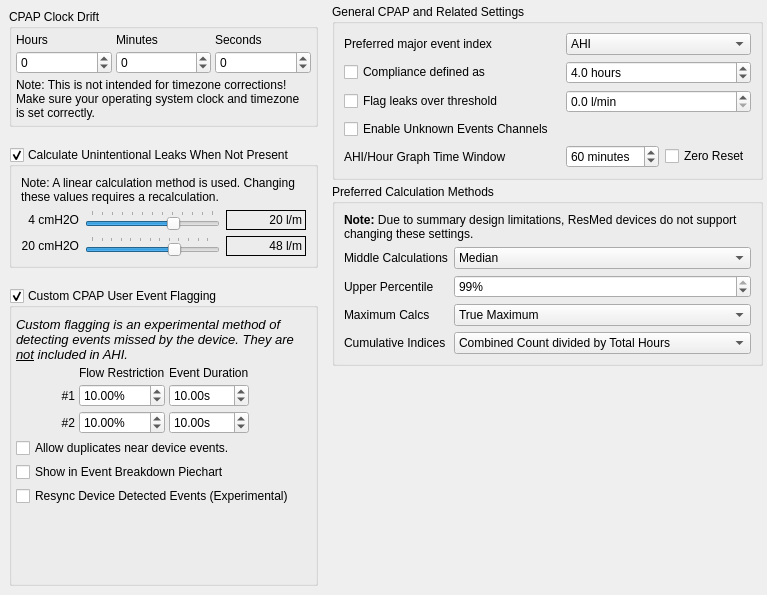
        <widget class="QWidget" name="tabCPAP">
         <attribute name="title">
          <string>&amp;CPAP</string>
         </attribute>
         <layout class="QGridLayout" name="gridLayout_8">
          <property name="leftMargin">
           <number>4</number>
          </property>
          <property name="topMargin">
           <number>4</number>
          </property>
          <property name="rightMargin">
           <number>4</number>
          </property>
          <property name="bottomMargin">
           <number>4</number>
          </property>
          <property name="spacing">
           <number>4</number>
          </property>
          <item row="0" column="0" rowspan="2">
           <layout class="QVBoxLayout" name="verticalLayout_4">
            <property name="spacing">
             <number>20</number>
            </property>
            <property name="sizeConstraint">
             <enum>QLayout::SetMinimumSize</enum>
            </property>
            <property name="leftMargin">
             <number>5</number>
            </property>
            <property name="topMargin">
             <number>5</number>
            </property>
            <property name="rightMargin">
             <number>5</number>
            </property>
            <property name="bottomMargin">
             <number>5</number>
            </property>
            <item>
             <widget class="QGroupBox" name="groupBox_9">
              <property name="sizePolicy">
               <sizepolicy hsizetype="Expanding" vsizetype="Preferred">
                <horstretch>0</horstretch>
                <verstretch>0</verstretch>
               </sizepolicy>
              </property>
              <property name="title">
               <string>CPAP Clock Drift</string>
              </property>
              <layout class="QGridLayout" name="gridLayout_15">
               <property name="leftMargin">
                <number>4</number>
               </property>
               <property name="topMargin">
                <number>4</number>
               </property>
               <property name="rightMargin">
                <number>4</number>
               </property>
               <property name="bottomMargin">
                <number>4</number>
               </property>
               <property name="spacing">
                <number>4</number>
               </property>
               <item row="2" column="0" colspan="3">
                <widget class="QLabel" name="label_7">
                 <property name="sizePolicy">
                  <sizepolicy hsizetype="Preferred" vsizetype="Minimum">
                   <horstretch>0</horstretch>
                   <verstretch>0</verstretch>
                  </sizepolicy>
                 </property>
                 <property name="text">
                  <string>&lt;html&gt;&lt;head/&gt;&lt;body&gt;&lt;p&gt;Note: This is not intended for timezone corrections! Make sure your operating system clock and timezone is set correctly.&lt;/p&gt;&lt;/body&gt;&lt;/html&gt;</string>
                 </property>
                 <property name="wordWrap">
                  <bool>true</bool>
                 </property>
                </widget>
               </item>
               <item row="1" column="2">
                <widget class="QSpinBox" name="clockDriftSeconds">
                 <property name="minimum">
                  <number>-9999</number>
                 </property>
                 <property name="maximum">
                  <number>9999</number>
                 </property>
                </widget>
               </item>
               <item row="0" column="1">
                <widget class="QLabel" name="label_17">
                 <property name="text">
                  <string>Minutes</string>
                 </property>
                </widget>
               </item>
               <item row="1" column="1">
                <widget class="QSpinBox" name="clockDriftMinutes">
                 <property name="minimum">
                  <number>-59</number>
                 </property>
                 <property name="maximum">
                  <number>59</number>
                 </property>
                 <property name="value">
                  <number>0</number>
                 </property>
                </widget>
               </item>
               <item row="1" column="0">
                <widget class="QSpinBox" name="clockDriftHours">
                 <property name="minimum">
                  <number>-99</number>
                 </property>
                </widget>
               </item>
               <item row="0" column="0">
                <widget class="QLabel" name="label_9">
                 <property name="text">
                  <string>Hours</string>
                 </property>
                </widget>
               </item>
               <item row="0" column="2">
                <widget class="QLabel" name="label_31">
                 <property name="text">
                  <string>Seconds</string>
                 </property>
                </widget>
               </item>
              </layout>
             </widget>
            </item>
            <item>
             <widget class="QGroupBox" name="calculateUnintentionalLeaks">
              <property name="sizePolicy">
               <sizepolicy hsizetype="Preferred" vsizetype="Minimum">
                <horstretch>0</horstretch>
                <verstretch>0</verstretch>
               </sizepolicy>
              </property>
              <property name="toolTip">
               <string>This calculation requires Total Leaks data to be provided by the CPAP device. (Eg, PRS1, but not ResMed, which has these already)

The Unintentional Leak calculations used here are linear, they don't model the mask vent curve.

If you use a few different masks, pick average values instead. It should still be close enough.</string>
              </property>
              <property name="title">
               <string>Calculate Unintentional Leaks When Not Present</string>
              </property>
              <property name="checkable">
               <bool>true</bool>
              </property>
              <layout class="QGridLayout" name="gridLayout_11">
               <item row="2" column="1">
                <widget class="QSlider" name="maskLeaks20Slider">
                 <property name="toolTip">
                  <string>Your masks vent rate at 20 cmH2O pressure</string>
                 </property>
                 <property name="minimum">
                  <number>300</number>
                 </property>
                 <property name="maximum">
                  <number>550</number>
                 </property>
                 <property name="pageStep">
                  <number>10</number>
                 </property>
                 <property name="value">
                  <number>470</number>
                 </property>
                 <property name="orientation">
                  <enum>Qt::Horizontal</enum>
                 </property>
                 <property name="tickPosition">
                  <enum>QSlider::TicksAbove</enum>
                 </property>
                 <property name="tickInterval">
                  <number>20</number>
                 </property>
                </widget>
               </item>
               <item row="2" column="2">
                <widget class="QLabel" name="maskLeaks20Label">
                 <property name="sizePolicy">
                  <sizepolicy hsizetype="Fixed" vsizetype="Preferred">
                   <horstretch>0</horstretch>
                   <verstretch>0</verstretch>
                  </sizepolicy>
                 </property>
                 <property name="minimumSize">
                  <size>
                   <width>80</width>
                   <height>0</height>
                  </size>
                 </property>
                 <property name="frameShape">
                  <enum>QFrame::Box</enum>
                 </property>
                 <property name="text">
                  <string notr="true">48 l/m</string>
                 </property>
                 <property name="scaledContents">
                  <bool>true</bool>
                 </property>
                 <property name="alignment">
                  <set>Qt::AlignRight|Qt::AlignTrailing|Qt::AlignVCenter</set>
                 </property>
                </widget>
               </item>
               <item row="1" column="1">
                <widget class="QSlider" name="maskLeaks4Slider">
                 <property name="toolTip">
                  <string>Your masks vent rate at 4 cmH2O pressure</string>
                 </property>
                 <property name="minimum">
                  <number>120</number>
                 </property>
                 <property name="maximum">
                  <number>240</number>
                 </property>
                 <property name="singleStep">
                  <number>1</number>
                 </property>
                 <property name="pageStep">
                  <number>10</number>
                 </property>
                 <property name="value">
                  <number>201</number>
                 </property>
                 <property name="orientation">
                  <enum>Qt::Horizontal</enum>
                 </property>
                 <property name="invertedAppearance">
                  <bool>false</bool>
                 </property>
                 <property name="tickPosition">
                  <enum>QSlider::TicksAbove</enum>
                 </property>
                </widget>
               </item>
               <item row="1" column="0">
                <widget class="QLabel" name="label_20">
                 <property name="text">
                  <string>4 cmH2O</string>
                 </property>
                 <property name="alignment">
                  <set>Qt::AlignRight|Qt::AlignTrailing|Qt::AlignVCenter</set>
                 </property>
                </widget>
               </item>
               <item row="2" column="0">
                <widget class="QLabel" name="label_36">
                 <property name="text">
                  <string>20 cmH2O</string>
                 </property>
                 <property name="alignment">
                  <set>Qt::AlignRight|Qt::AlignTrailing|Qt::AlignVCenter</set>
                 </property>
                </widget>
               </item>
               <item row="1" column="2">
                <widget class="QLabel" name="maskLeaks4Label">
                 <property name="minimumSize">
                  <size>
                   <width>80</width>
                   <height>0</height>
                  </size>
                 </property>
                 <property name="frameShape">
                  <enum>QFrame::Box</enum>
                 </property>
                 <property name="text">
                  <string notr="true">20 l/m</string>
                 </property>
                 <property name="scaledContents">
                  <bool>true</bool>
                 </property>
                 <property name="alignment">
                  <set>Qt::AlignRight|Qt::AlignTrailing|Qt::AlignVCenter</set>
                 </property>
                </widget>
               </item>
               <item row="0" column="0" colspan="3">
                <widget class="QLabel" name="label_39">
                 <property name="text">
                  <string>Note: A linear calculation method is used. Changing these values requires a recalculation.</string>
                 </property>
                 <property name="wordWrap">
                  <bool>true</bool>
                 </property>
                </widget>
               </item>
              </layout>
             </widget>
            </item>
            <item>
             <widget class="QGroupBox" name="customEventGroupbox">
              <property name="sizePolicy">
               <sizepolicy hsizetype="Preferred" vsizetype="Minimum">
                <horstretch>0</horstretch>
                <verstretch>0</verstretch>
               </sizepolicy>
              </property>
              <property name="toolTip">
               <string>Enable/disable experimental event flagging enhancements. 
It allows detecting borderline events, and some the device missed.
This option must be enabled before import, otherwise a purge is required.</string>
              </property>
              <property name="title">
               <string>Custom CPAP User Event Flagging</string>
              </property>
              <property name="flat">
               <bool>false</bool>
              </property>
              <property name="checkable">
               <bool>true</bool>
              </property>
              <layout class="QGridLayout" name="gridLayout_6">
               <property name="leftMargin">
                <number>4</number>
               </property>
               <property name="topMargin">
                <number>9</number>
               </property>
               <property name="rightMargin">
                <number>4</number>
               </property>
               <property name="bottomMargin">
                <number>4</number>
               </property>
               <property name="spacing">
                <number>4</number>
               </property>
               <item row="3" column="2">
                <widget class="QDoubleSpinBox" name="apneaDuration2">
                 <property name="suffix">
                  <string>s</string>
                 </property>
                 <property name="value">
                  <double>10.000000000000000</double>
                 </property>
                </widget>
               </item>
               <item row="3" column="1">
                <widget class="QDoubleSpinBox" name="apneaFlowRestriction2">
                 <property name="suffix">
                  <string notr="true">%</string>
                 </property>
                 <property name="value">
                  <double>10.000000000000000</double>
                 </property>
                </widget>
               </item>
               <item row="6" column="0" colspan="4">
                <widget class="QCheckBox" name="resyncMachineDetectedEvents">
                 <property name="toolTip">
                  <string>This experimental option attempts to use OSCAR's event flagging system to improve device detected event positioning.</string>
                 </property>
                 <property name="text">
                  <string>Resync Device Detected Events (Experimental)</string>
                 </property>
                </widget>
               </item>
               <item row="7" column="0">
                <spacer name="verticalSpacer_40">
                 <property name="orientation">
                  <enum>Qt::Vertical</enum>
                 </property>
                 <property name="sizeHint" stdset="0">
                  <size>
                   <width>20</width>
                   <height>40</height>
                  </size>
                 </property>
                </spacer>
               </item>
               <item row="3" column="0">
                <widget class="QLabel" name="label_50">
                 <property name="text">
                  <string notr="true">#2</string>
                 </property>
                 <property name="alignment">
                  <set>Qt::AlignRight|Qt::AlignTrailing|Qt::AlignVCenter</set>
                 </property>
                </widget>
               </item>
               <item row="1" column="1">
                <widget class="QLabel" name="label_35">
                 <property name="sizePolicy">
                  <sizepolicy hsizetype="Fixed" vsizetype="Minimum">
                   <horstretch>0</horstretch>
                   <verstretch>0</verstretch>
                  </sizepolicy>
                 </property>
                 <property name="text">
                  <string>Flow Restriction</string>
                 </property>
                </widget>
               </item>
               <item row="0" column="0" colspan="4">
                <widget class="QLabel" name="label_34">
                 <property name="sizePolicy">
                  <sizepolicy hsizetype="Preferred" vsizetype="Minimum">
                   <horstretch>0</horstretch>
                   <verstretch>0</verstretch>
                  </sizepolicy>
                 </property>
                 <property name="font">
                  <font>
                   <italic>true</italic>
                  </font>
                 </property>
                 <property name="text">
                  <string>&lt;html&gt;&lt;head/&gt;&lt;body&gt;&lt;p&gt;&lt;span style=&quot; font-family:'Sans'; font-size:10pt;&quot;&gt;Custom flagging is an experimental method of detecting events missed by the device. They are &lt;/span&gt;&lt;span style=&quot; font-family:'Sans'; font-size:10pt; text-decoration: underline;&quot;&gt;not&lt;/span&gt;&lt;span style=&quot; font-family:'Sans'; font-size:10pt;&quot;&gt; included in AHI.&lt;/span&gt;&lt;/p&gt;&lt;/body&gt;&lt;/html&gt;</string>
                 </property>
                 <property name="alignment">
                  <set>Qt::AlignLeading|Qt::AlignLeft|Qt::AlignTop</set>
                 </property>
                 <property name="wordWrap">
                  <bool>true</bool>
                 </property>
                </widget>
               </item>
               <item row="2" column="1">
                <widget class="QDoubleSpinBox" name="apneaFlowRestriction">
                 <property name="sizePolicy">
                  <sizepolicy hsizetype="Minimum" vsizetype="Fixed">
                   <horstretch>0</horstretch>
                   <verstretch>0</verstretch>
                  </sizepolicy>
                 </property>
                 <property name="toolTip">
                  <string>Percentage of restriction in airflow from the median value. 
A value of 20% works well for detecting apneas. </string>
                 </property>
                 <property name="suffix">
                  <string notr="true">%</string>
                 </property>
                 <property name="value">
                  <double>10.000000000000000</double>
                 </property>
                </widget>
               </item>
               <item row="5" column="0" colspan="4">
                <widget class="QCheckBox" name="showUserFlagsInPie">
                 <property name="text">
                  <string>Show in Event Breakdown Piechart</string>
                 </property>
                </widget>
               </item>
               <item row="2" column="2">
                <widget class="QDoubleSpinBox" name="apneaDuration">
                 <property name="toolTip">
                  <string>Duration of airflow restriction</string>
                 </property>
                 <property name="suffix">
                  <string>s</string>
                 </property>
                 <property name="minimum">
                  <double>1.000000000000000</double>
                 </property>
                 <property name="value">
                  <double>10.000000000000000</double>
                 </property>
                </widget>
               </item>
               <item row="2" column="0">
                <widget class="QLabel" name="label_49">
                 <property name="text">
                  <string notr="true">#1</string>
                 </property>
                 <property name="alignment">
                  <set>Qt::AlignRight|Qt::AlignTrailing|Qt::AlignVCenter</set>
                 </property>
                </widget>
               </item>
               <item row="4" column="0" colspan="4">
                <widget class="QCheckBox" name="userEventDuplicates">
                 <property name="text">
                  <string>Allow duplicates near device events.</string>
                 </property>
                </widget>
               </item>
               <item row="1" column="2">
                <widget class="QLabel" name="label_38">
                 <property name="sizePolicy">
                  <sizepolicy hsizetype="Preferred" vsizetype="Minimum">
                   <horstretch>0</horstretch>
                   <verstretch>0</verstretch>
                  </sizepolicy>
                 </property>
                 <property name="text">
                  <string>Event Duration</string>
                 </property>
                </widget>
               </item>
              </layout>
             </widget>
            </item>
           </layout>
          </item>
          <item row="0" column="2" rowspan="2">
           <layout class="QVBoxLayout" name="verticalLayout_13">
            <property name="sizeConstraint">
             <enum>QLayout::SetMinimumSize</enum>
            </property>
            <property name="leftMargin">
             <number>5</number>
            </property>
            <property name="bottomMargin">
             <number>5</number>
            </property>
            <item>
             <widget class="QGroupBox" name="groupBox_5">
              <property name="sizePolicy">
               <sizepolicy hsizetype="Expanding" vsizetype="Minimum">
                <horstretch>0</horstretch>
                <verstretch>0</verstretch>
               </sizepolicy>
              </property>
              <property name="title">
               <string>General CPAP and Related Settings</string>
              </property>
              <layout class="QGridLayout" name="gridLayout">
               <item row="3" column="0">
                <widget class="QCheckBox" name="showUnknownFlags">
                 <property name="toolTip">
                  <string>Show flags for device detected events that haven't been identified yet.</string>
                 </property>
                 <property name="text">
                  <string>Enable Unknown Events Channels</string>
                 </property>
                </widget>
               </item>
               <item row="6" column="0" colspan="2">
                <widget class="QLabel" name="label_27">
                 <property name="text">
                  <string>AHI/Hour Graph Time Window</string>
                 </property>
                </widget>
               </item>
               <item row="1" column="0">
                <widget class="QCheckBox" name="complianceCheckBox">
                 <property name="text">
                  <string>Compliance defined as</string>
                 </property>
                </widget>
               </item>
               <item row="6" column="2">
                <widget class="QSpinBox" name="ahiGraphWindowSize">
                 <property name="sizePolicy">
                  <sizepolicy hsizetype="MinimumExpanding" vsizetype="Fixed">
                   <horstretch>0</horstretch>
                   <verstretch>0</verstretch>
                  </sizepolicy>
                 </property>
                 <property name="toolTip">
                  <string>Adjusts the amount of data considered for each point in the AHI/Hour graph.
Defaults to 60 minutes.. Highly recommend it's left at this value.</string>
                 </property>
                 <property name="suffix">
                  <string> minutes</string>
                 </property>
                 <property name="minimum">
                  <number>5</number>
                 </property>
                 <property name="maximum">
                  <number>999</number>
                 </property>
                 <property name="value">
                  <number>60</number>
                 </property>
                </widget>
               </item>
               <item row="2" column="0">
                <widget class="QCheckBox" name="showLeakRedline">
                 <property name="font">
                  <font>
                   <bold>false</bold>
                  </font>
                 </property>
                 <property name="toolTip">
                  <string>Whether to show the leak redline in the leak graph</string>
                 </property>
                 <property name="text">
                  <string>Flag leaks over threshold</string>
                 </property>
                </widget>
               </item>
               <item row="0" column="0">
                <widget class="QLabel" name="label_28">
                 <property name="text">
                  <string>Preferred major event index</string>
                 </property>
                </widget>
               </item>
               <item row="6" column="3">
                <widget class="QCheckBox" name="ahiGraphZeroReset">
                 <property name="toolTip">
                  <string>Reset the counter to zero at beginning of each (time) window.</string>
                 </property>
                 <property name="text">
                  <string>Zero Reset</string>
                 </property>
                </widget>
               </item>
               <item row="2" column="2" colspan="2">
                <widget class="QDoubleSpinBox" name="leakRedlineSpinbox">
                 <property name="sizePolicy">
                  <sizepolicy hsizetype="Expanding" vsizetype="Fixed">
                   <horstretch>0</horstretch>
                   <verstretch>0</verstretch>
                  </sizepolicy>
                 </property>
                 <property name="toolTip">
                  <string>User definable threshold considered large leak</string>
                 </property>
                 <property name="suffix">
                  <string> l/min</string>
                 </property>
                 <property name="decimals">
                  <number>1</number>
                 </property>
                </widget>
               </item>
               <item row="1" column="2" colspan="2">
                <widget class="QDoubleSpinBox" name="complianceHours">
                 <property name="sizePolicy">
                  <sizepolicy hsizetype="MinimumExpanding" vsizetype="Fixed">
                   <horstretch>0</horstretch>
                   <verstretch>0</verstretch>
                  </sizepolicy>
                 </property>
                 <property name="toolTip">
                  <string>Regard days with under this usage as &quot;incompliant&quot;. 4 hours is usually considered compliant.</string>
                 </property>
                 <property name="suffix">
                  <string> hours</string>
                 </property>
                 <property name="decimals">
                  <number>1</number>
                 </property>
                 <property name="maximum">
                  <double>8.000000000000000</double>
                 </property>
                 <property name="value">
                  <double>4.000000000000000</double>
                 </property>
                </widget>
               </item>
               <item row="0" column="2" colspan="2">
                <widget class="QComboBox" name="eventIndexCombo">
                 <property name="sizePolicy">
                  <sizepolicy hsizetype="Minimum" vsizetype="Fixed">
                   <horstretch>0</horstretch>
                   <verstretch>0</verstretch>
                  </sizepolicy>
                 </property>
                 <item>
                  <property name="text">
                   <string extracomment="Apnea Hypopnea Index">AHI</string>
                  </property>
                 </item>
                 <item>
                  <property name="text">
                   <string extracomment="Respiratory Disturbance Index">RDI</string>
                  </property>
                 </item>
                </widget>
               </item>
              </layout>
             </widget>
            </item>
            <item>
             <widget class="QGroupBox" name="PreferredCalcs">
              <property name="sizePolicy">
               <sizepolicy hsizetype="Preferred" vsizetype="Minimum">
                <horstretch>0</horstretch>
                <verstretch>0</verstretch>
               </sizepolicy>
              </property>
              <property name="toolTip">
               <string>Changes to the following settings needs a restart, but not a recalc.</string>
              </property>
              <property name="title">
               <string>Preferred Calculation Methods</string>
              </property>
              <layout class="QGridLayout" name="gridLayout_7">
               <item row="2" column="1">
                <widget class="QSpinBox" name="prefCalcPercentile">
                 <property name="toolTip">
                  <string>For consistancy, ResMed users should use 95% here,
as this is the only value available on summary-only days.</string>
                 </property>
                 <property name="suffix">
                  <string notr="true">%</string>
                 </property>
                 <property name="minimum">
                  <number>1</number>
                 </property>
                 <property name="value">
                  <number>99</number>
                 </property>
                </widget>
               </item>
               <item row="1" column="0">
                <widget class="QLabel" name="label_37">
                 <property name="sizePolicy">
                  <sizepolicy hsizetype="Fixed" vsizetype="Preferred">
                   <horstretch>0</horstretch>
                   <verstretch>0</verstretch>
                  </sizepolicy>
                 </property>
                 <property name="text">
                  <string>Middle Calculations</string>
                 </property>
                </widget>
               </item>
               <item row="3" column="0">
                <widget class="QLabel" name="label_43">
                 <property name="text">
                  <string>Maximum Calcs</string>
                 </property>
                </widget>
               </item>
               <item row="2" column="0">
                <widget class="QLabel" name="label_42">
                 <property name="text">
                  <string>Upper Percentile</string>
                 </property>
                </widget>
               </item>
               <item row="4" column="0">
                <widget class="QLabel" name="label_29">
                 <property name="text">
                  <string>&lt;html&gt;&lt;head/&gt;&lt;body&gt;&lt;p&gt;Cumulative Indices&lt;/p&gt;&lt;/body&gt;&lt;/html&gt;</string>
                 </property>
                </widget>
               </item>
               <item row="1" column="1">
                <widget class="QComboBox" name="prefCalcMiddle">
                 <property name="toolTip">
                  <string>Median is recommended for ResMed users.</string>
                 </property>
                 <item>
                  <property name="text">
                   <string>Median</string>
                  </property>
                 </item>
                 <item>
                  <property name="text">
                   <string>Weighted Average</string>
                  </property>
                 </item>
                 <item>
                  <property name="text">
                   <string>Normal Average</string>
                  </property>
                 </item>
                </widget>
               </item>
               <item row="3" column="1">
                <widget class="QComboBox" name="prefCalcMax">
                 <property name="sizePolicy">
                  <sizepolicy hsizetype="Preferred" vsizetype="Fixed">
                   <horstretch>0</horstretch>
                   <verstretch>0</verstretch>
                  </sizepolicy>
                 </property>
                 <property name="minimumSize">
                  <size>
                   <width>140</width>
                   <height>0</height>
                  </size>
                 </property>
                 <property name="toolTip">
                  <string>&lt;html&gt;&lt;head/&gt;&lt;body&gt;&lt;p&gt;True maximum is the maximum of the data set.&lt;/p&gt;&lt;p&gt;99th percentile filters out the rarest outliers.&lt;/p&gt;&lt;/body&gt;&lt;/html&gt;</string>
                 </property>
                 <item>
                  <property name="text">
                   <string>True Maximum</string>
                  </property>
                 </item>
                 <item>
                  <property name="text">
                   <string>99% Percentile</string>
                  </property>
                 </item>
                </widget>
               </item>
               <item row="4" column="1">
                <widget class="QComboBox" name="culminativeIndices">
                 <item>
                  <property name="text">
                   <string>Combined Count divided by Total Hours</string>
                  </property>
                 </item>
                 <item>
                  <property name="text">
                   <string>Time Weighted average of Indice</string>
                  </property>
                 </item>
                 <item>
                  <property name="text">
                   <string>Standard average of indice</string>
                  </property>
                 </item>
                 <item>
                  <property name="text">
                   <string>Median</string>
                  </property>
                 </item>
                </widget>
               </item>
               <item row="0" column="0" colspan="2">
                <widget class="QLabel" name="resmedPrefCalcsNotice">
                 <property name="sizePolicy">
                  <sizepolicy hsizetype="Preferred" vsizetype="Minimum">
                   <horstretch>0</horstretch>
                   <verstretch>0</verstretch>
                  </sizepolicy>
                 </property>
                 <property name="text">
                  <string>&lt;html&gt;&lt;head/&gt;&lt;body&gt;&lt;p&gt;&lt;span style=&quot; font-weight:600;&quot;&gt;Note: &lt;/span&gt;Due to summary design limitations, ResMed devices do not support changing these settings.&lt;/p&gt;&lt;/body&gt;&lt;/html&gt;</string>
                 </property>
                 <property name="alignment">
                  <set>Qt::AlignLeading|Qt::AlignLeft|Qt::AlignTop</set>
                 </property>
                 <property name="wordWrap">
                  <bool>true</bool>
                 </property>
                </widget>
               </item>
              </layout>
             </widget>
            </item>
            <item>
             <spacer name="verticalSpacer_4">
              <property name="orientation">
               <enum>Qt::Vertical</enum>
              </property>
              <property name="sizeHint" stdset="0">
               <size>
                <width>20</width>
                <height>40</height>
               </size>
              </property>
             </spacer>
            </item>
           </layout>
          </item>
         </layout>
        </widget>
